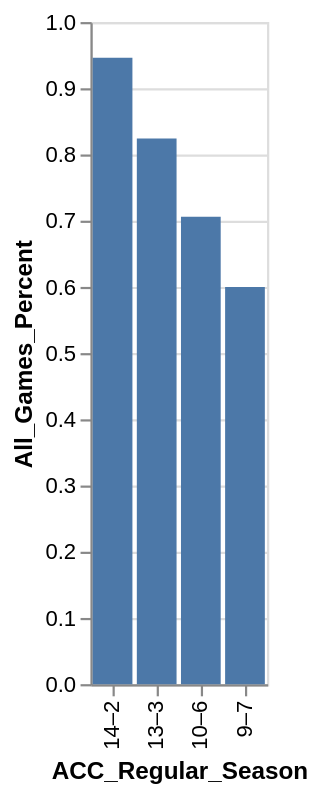

Write the Vega-Lite specification saved for this chart.
### Vega-Lite specification from a JSON file in a GitHub repository (floating-point values rounded to 4 significant figures)
{"data": {"values": [{"x_data": "14–2", "y_data": 0.946}, {"x_data": "13–3", "y_data": 0.824}, {"x_data": "10–6", "y_data": 0.706}, {"x_data": "9–7", "y_data": 0.6}]}, "mark": "bar", "encoding": {"x": {"field": "x_data", "type": "nominal", "title": "ACC_Regular_Season", "sort": {"op": "sum", "field": "y_data", "order": "descending"}}, "y": {"field": "y_data", "type": "quantitative", "title": "All_Games_Percent"}}}
